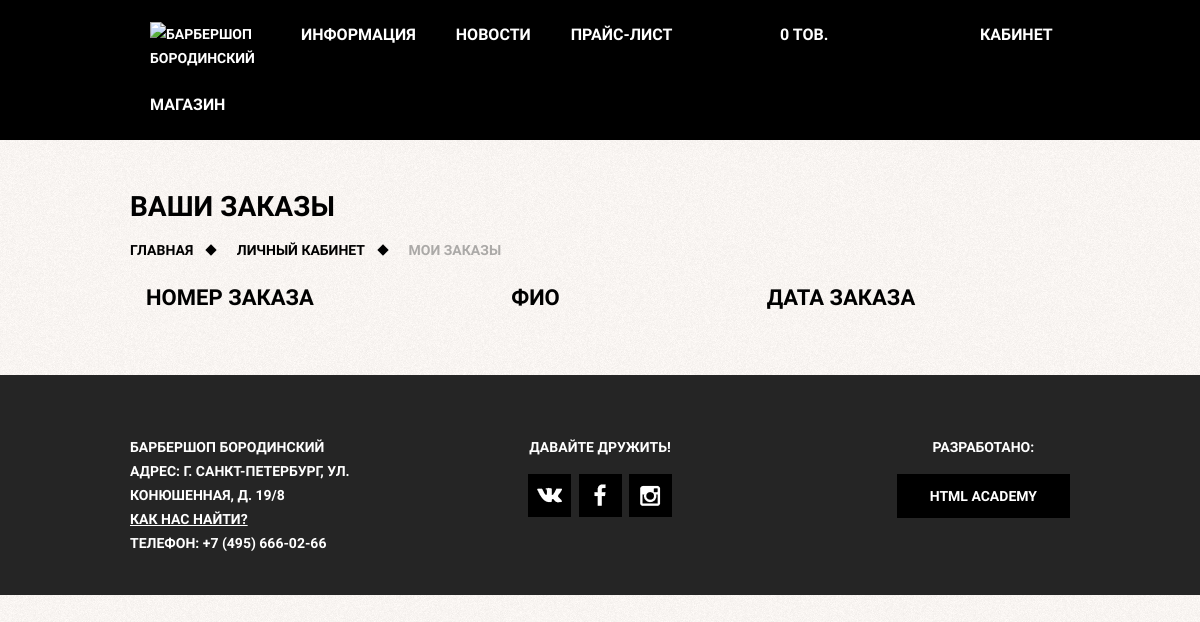
/account/my_orders/ (signed in), run on an earlier commit of the app's database.
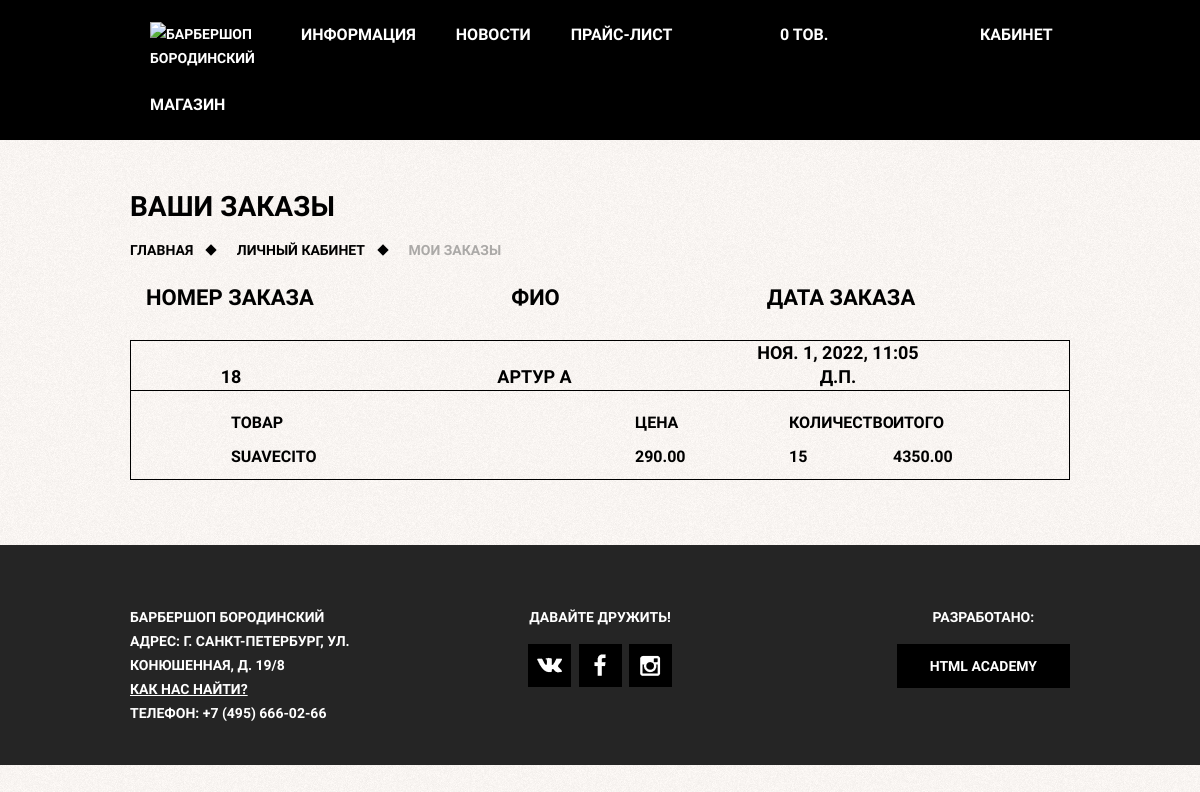
And on a later commit of the database.
### barber_orders/models.py (models this page shows, shortened)
class Order(models.Model):
    NO_PAID = 0
    PAID = 1
    SENT = 2
    DELIVERED = 3
    STATUS_CHOICES = ((NO_PAID, 'Не оплачено'),
                      (PAID, 'Оплачено'),
                      (SENT, 'Отправлено'),
                      (DELIVERED, 'Доставлено')
                      )
    first_name = models.CharField(max_length=20)
    last_name = models.CharField(max_length=30)
    email = models.EmailField()
    address = models.CharField(max_length=250)
    phone = models.CharField(max_length=15)
    user_comment = models.TextField(blank=True)
    created = models.DateTimeField(auto_now_add=True)
    updated = models.DateTimeField(auto_now=True)
    status = models.IntegerField(choices=STATUS_CHOICES, default=NO_PAID)
    profile = models.ForeignKey(Profile, related_name='profile_orders', on_delete=models.SET_NULL, null=True)
    class Meta:
        ordering = ('-created',)

class OrderItem(models.Model):
    order = models.ForeignKey(Order, related_name='items', 	on_delete=models.CASCADE)
    product = models.ForeignKey(Product, related_name='order_items', on_delete=models.CASCADE)
    price = models.DecimalField(max_digits=10, decimal_places=2)
    quantity = models.PositiveIntegerField(default=1)
    def get_cost(self):
        return self.price * self.quantity

### barber_shop/models.py (models this page shows, shortened)
class Product(models.Model):
    category = models.ForeignKey('Category',
                                 on_delete=models.PROTECT,
                                 related_name='product_category'
                                 )
    group = models.ForeignKey('ProductGroup',
                              on_delete=models.PROTECT,
                              related_name='product_group'
                              )
    name = models.ForeignKey('Manufacturer',
                             on_delete=models.PROTECT,
                             related_name='product_name'
                             )
    slug = models.SlugField(max_length=100, blank=True, unique=True)
    article = models.CharField(max_length=20, db_index=True)
    preview_image = models.ImageField(upload_to='shop_gallery/preview', blank=True)
    price = models.DecimalField(max_digits=5, decimal_places=0)
    available = models.BooleanField(default=True)
    short_description = models.TextField(blank=True)
    description = RichTextUploadingField(blank=True, null=True)
    created = models.DateTimeField(auto_now_add=True)
    updated = models.DateTimeField(auto_now=True)
    def __str__(self):
        return self.name.manufacturer
    class Meta:
        ordering = ['-updated']

class Manufacturer(models.Model):
    manufacturer = models.CharField(max_length=35)
    slug = models.SlugField(max_length=35, blank=True, unique=True)

### barber_account/views.py (the view)
# urls.py: path('my_orders/', show_my_orders, name='my_orders'),
@login_required
def show_my_orders(request):
    user = User.objects.get(id=request.user.id)
    profile = Profile.objects.filter(user=user).get()
    my_orders = profile.profile_orders.all()
    return render(request, 'barber_account/my_orders.html', {'my_orders': my_orders})

### barber_account/context_processors.py (called while the page is built)
def loginform(request):
    return {'form': LoginForm}

### barber_cart/cart.py (called while the page is built)
    def __len__(self):
        return sum(item['quantity'] for item in self.cart.values())

### barber_cart/context_processors.py (called while the page is built)
def cart(request):
	return {'cart': Cart(request)}

### barber_account/templates/barber_account/my_orders.html (shortened to what this page needs)
{% extends 'base.html' %}
{% block bodyclass %}
	class="inner-page"
{% endblock %}
{% block content %}
	<h1>Ваши заказы</h1>
	<ul class="breadcrumbs">
        <li><a href="{% url 'main_page' %}">Главная</a></li>
        <li><a href="{% url 'dashboard' %}">Личный кабинет</a></li>
        <li class="current">Мои заказы</li>
    </ul>
	<div style="font-size:22px; margin-bottom:30px;">
		<div style="display:inline-block; width:200px; text-align:center;">Номер заказа</div>
		<div style="display:inline-block; width:400px; text-align:center;">ФИО</div>
		<div style="display:inline-block; width:200px; text-align:center;">Дата заказа</div>
	</div>
	{% for order in my_orders %}
		<div style="margin-bottom:30px; border:1px solid #000">
			<div style="margin-bottom:20px; border-bottom:1px solid #000;">
				<div style="display:inline-block; width:200px; font-size:18px; text-align:center;">{{ order.id }}</div>
				<div style="display:inline-block; width:400px; font-size:18px; text-align:center;">{{ order.first_name }}  {{ order.last_name }}</div>
				<div style="display:inline-block; width:200px; font-size:18px; text-align:center;">{{ order.created }}</div>
			</div>
			<div style="margin-left:100px; font-size:16px;">
				<div style="display:inline-block; width:400px;">Товар</div>
				<div style="display:inline-block; width:150px;">Цена</div>
				<div style="display:inline-block; width:100px;">Количество</div>
				<div style="display:inline-block; width:150px;">Итого</div>
				<div style="margin-top:10px; margin-bottom:10px;">
				{% for item in order.items.all %}
					<div style="display:inline-block; width:400px;">{{ item.product }}</div>
					<div style="display:inline-block; width:150px;">{{ item.price }}</div>
					<div style="display:inline-block; width:100px;">{{ item.quantity }}</div>
					<div style="display:inline-block; width:150px;">{{ item.get_cost }}</div>
				{% endfor %}
				</div>
			</div>
		</div>
	{% endfor %}
{% endblock %}

What changed in the data, as far as the page shows it:
added Order: id "18", first_name "АРТУР", last_name "А", created "НОЯ. 1, 2022, 11:05 Д.П."
added OrderItem: product "SUAVECITO", price "290.00", quantity "15", get_cost "4350.00"
